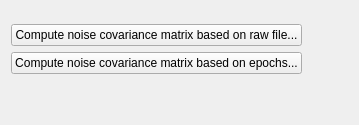
             <widget class="QWidget" name="tabNoiseCovariance">
              <attribute name="title">
               <string>Noise covariance</string>
              </attribute>
              <layout class="QFormLayout" name="formLayout_16">
               <property name="fieldGrowthPolicy">
                <enum>QFormLayout::AllNonFixedFieldsGrow</enum>
               </property>
               <item row="0" column="0" colspan="2">
                <layout class="QHBoxLayout" name="horizontalLayout_34">
                 <item>
                  <layout class="QVBoxLayout" name="verticalLayout_14">
                   <property name="topMargin">
                    <number>13</number>
                   </property>
                   <item>
                    <widget class="QPushButton" name="pushButtonComputeCovarianceRaw">
                     <property name="text">
                      <string>Compute noise covariance matrix based on raw file...</string>
                     </property>
                    </widget>
                   </item>
                   <item>
                    <widget class="QPushButton" name="pushButtonComputeCovarianceEpochs">
                     <property name="text">
                      <string>Compute noise covariance matrix based on epochs...</string>
                     </property>
                    </widget>
                   </item>
                   <item>
                    <spacer name="verticalSpacer_3">
                     <property name="orientation">
                      <enum>Qt::Vertical</enum>
                     </property>
                     <property name="sizeHint" stdset="0">
                      <size>
                       <width>20</width>
                       <height>40</height>
                      </size>
                     </property>
                    </spacer>
                   </item>
                  </layout>
                 </item>
                 <item>
                  <widget class="QFrame" name="frameCovarianceInfoWidget">
                   <property name="maximumSize">
                    <size>
                     <width>600</width>
                     <height>800</height>
                    </size>
                   </property>
                   <property name="frameShape">
                    <enum>QFrame::NoFrame</enum>
                   </property>
                   <property name="frameShadow">
                    <enum>QFrame::Raised</enum>
                   </property>
                   <property name="lineWidth">
                    <number>1</number>
                   </property>
                  </widget>
                 </item>
                 <item>
                  <spacer name="horizontalSpacer">
                   <property name="orientation">
                    <enum>Qt::Horizontal</enum>
                   </property>
                   <property name="sizeHint" stdset="0">
                    <size>
                     <width>40</width>
                     <height>20</height>
                    </size>
                   </property>
                  </spacer>
                 </item>
                </layout>
               </item>
              </layout>
             </widget>
